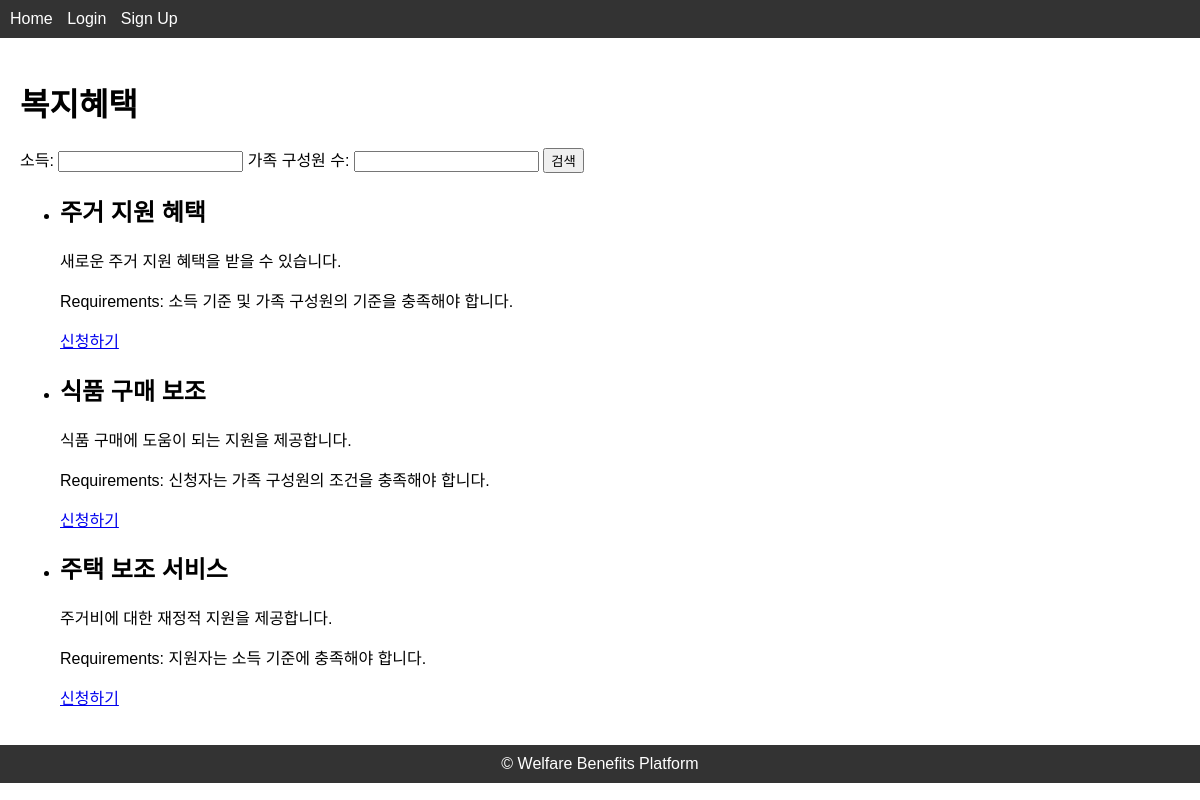
Screenshot of /benefits with the database file from the repository.
### models.py (models this page shows)
class ModelMixin(object):
    def save(self):
        db.session.add(self)
        db.session.commit()

class Benefit(UserMixin, ModelMixin, db.Model):
    id = db.Column(db.Integer, primary_key=True)
    name = db.Column(db.String(100), nullable=False)
    description = db.Column(db.Text, nullable=False)
    requirements = db.Column(db.Text, nullable=False)
    income = db.Column(db.Float)
    family_members = db.Column(db.Integer)
    applications = db.relationship('Application', backref='benefit', lazy='dynamic')

### benefits.py (the view)
@benefits_bp.route('/benefits', methods=['GET'])
def list_benefits():
    income = request.args.get('income', type=float) or None
    family_members = request.args.get('family_members', type=int) or None
    query = Benefit.query
    if income is not None:
        query = query.filter(Benefit.income >= income)
    if family_members is not None:
        query = query.filter(Benefit.family_members <= family_members)
    benefits = query.order_by(Benefit.id.desc()).all()
    return render_template('benefits.html', benefits=benefits)

### templates/benefits.html
{% extends 'base.html' %}
{% block content %}
<h1>복지혜택</h1>
<form method="GET" action="{{ url_for('benefits.list_benefits') }}">
  <label for="income">소득:</label>
  <input type="number" id="income" name="income" min="0" step="0.01">
  <label for="family_members">가족 구성원 수:</label>
  <input type="number" id="family_members" name="family_members" min="1">
  <button type="submit">검색</button>
</form>
<ul>
  {% for benefit in benefits %}
  <li>
    <h2>{{ benefit.name }}</h2>
    <p>{{ benefit.description }}</p>
    <p>Requirements: {{ benefit.requirements }}</p>
    <a href="{{ url_for('applications.apply', benefit_id=benefit.id) }}">신청하기</a>
  </li>
  {% endfor %}
</ul>
{% endblock %}

### static/css/styles.css (style rules this page uses)
body { font-family: Arial, sans-serif; margin: 0; padding: 0; }

### rows the page displays
Benefit: name "주거 지원 혜택", description "새로운 주거 지원 혜택을 받을 수 있습니다.", requirements "소득 기준 및 가족 구성원의 기준을 충족해야 합니다."
Benefit: name "식품 구매 보조", description "식품 구매에 도움이 되는 지원을 제공합니다.", requirements "신청자는 가족 구성원의 조건을 충족해야 합니다."
Benefit: name "주택 보조 서비스", description "주거비에 대한 재정적 지원을 제공합니다.", requirements "지원자는 소득 기준에 충족해야 합니다."
